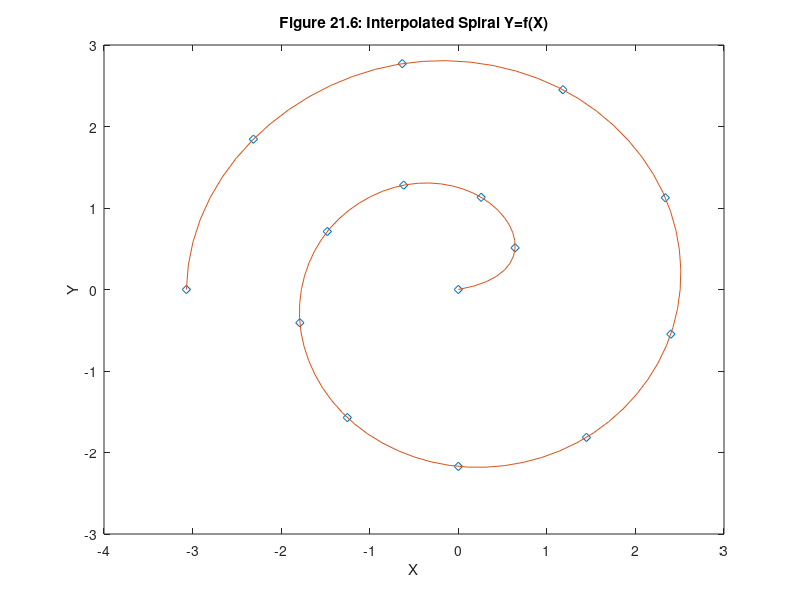

MATLAB code to generate this figure:
% mm2106.m

t = linspace(0,3*pi,15);
x = sqrt(t).*cos(t);
y = sqrt(t).*sin(t);
ppxy = spline(t,[x;y]);
ti = linspace(0,3*pi); % total range, 100 points
xy=ppval(ppxy,ti);
 
plot(x,y,'d',xy(1,:),xy(2,:))
xlabel('X')
ylabel('Y')
title('Figure 21.6: Interpolated Spiral Y=f(X)')
